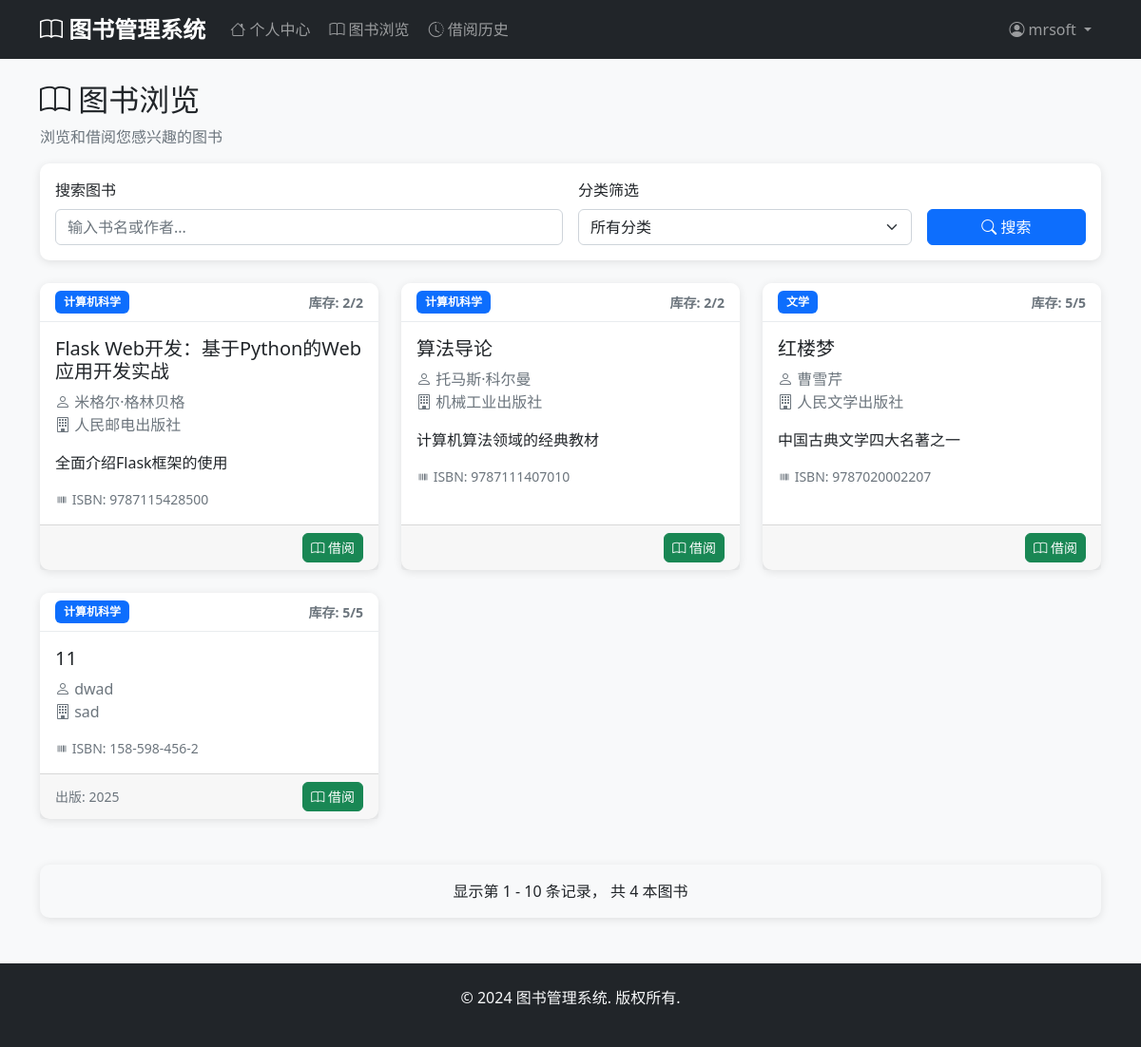
The page /books (signed in) on the database its author committed.
### models.py (models this page shows, shortened)
class User(db.Model, UserMixin):
    __tablename__ = 'users'
    id = db.Column(db.Integer, primary_key=True)
    username = db.Column(db.String(80), unique=True, nullable=False)
    email = db.Column(db.String(120), unique=True, nullable=False)
    password_hash = db.Column(db.String(128), nullable=False)
    full_name = db.Column(db.String(100), nullable=False)
    phone = db.Column(db.String(20))
    address = db.Column(db.Text)
    created_at = db.Column(db.DateTime, default=datetime.utcnow)
    borrow_records = db.relationship('BorrowRecord', backref='user', lazy=True)

class Book(db.Model):
    __tablename__ = 'books'
    id = db.Column(db.Integer, primary_key=True)
    title = db.Column(db.String(200), nullable=False)
    author = db.Column(db.String(100), nullable=False)
    isbn = db.Column(db.String(20), unique=True, nullable=False)
    publisher = db.Column(db.String(100))
    publication_date = db.Column(db.Date)
    quantity = db.Column(db.Integer, default=1)
    available_quantity = db.Column(db.Integer, default=1)
    description = db.Column(db.Text)
    category_id = db.Column(db.Integer, db.ForeignKey('categories.id'), nullable=False)
    created_at = db.Column(db.DateTime, default=datetime.utcnow)
    updated_at = db.Column(db.DateTime, default=datetime.utcnow, onupdate=datetime.utcnow)
    borrow_records = db.relationship('BorrowRecord', backref='book', lazy=True)

class Category(db.Model):
    __tablename__ = 'categories'
    id = db.Column(db.Integer, primary_key=True)
    name = db.Column(db.String(100), unique=True, nullable=False)
    description = db.Column(db.Text)
    created_at = db.Column(db.DateTime, default=datetime.utcnow)
    books = db.relationship('Book', backref='category', lazy=True)

### app.py (the view)
@app.route('/books')
@login_required
def browse_books():
    category_id = request.args.get('category_id', type=int)
    page = request.args.get('page', 1, type=int)
    search = request.args.get('search', '')
    query = Book.query
    if category_id:
        query = query.filter_by(category_id=category_id)
    if search:
        query = query.filter(Book.title.contains(search) | Book.author.contains(search))
    books = query.filter(Book.available_quantity > 0).paginate(
        page=page, per_page=10, error_out=False
    )
    categories = Category.query.all()
    return render_template('user/browse_books.html',
                         books=books,
                         categories=categories,
                         selected_category=category_id,
                         search=search)

### app.py (called while the page is built)
@login_manager.user_loader
def load_user(user_id):
    try:
        user_id = int(user_id)
        admin = Admin.query.get(user_id)
        if admin:
            return admin
        user = User.query.get(user_id)
        return user
    except (ValueError, TypeError):
        return None

### templates/user/browse_books.html (shortened to what this page needs)
{% extends "base.html" %}
{% block content %}
<div class="row">
    <div class="col-12">
        <h2><i class="bi bi-book"></i> 图书浏览</h2>
        <p class="text-muted">浏览和借阅您感兴趣的图书</p>
    </div>
</div>
<div class="row mb-4">
    <div class="col-12">
        <div class="card">
            <div class="card-body">
                <form method="GET" class="row g-3">
                    <div class="col-md-6">
                        <label for="search" class="form-label">搜索图书</label>
                        <input type="text" class="form-control" id="search" name="search"
                               value="{{ search }}" placeholder="输入书名或作者...">
                    </div>
                    <div class="col-md-4">
                        <label for="category_id" class="form-label">分类筛选</label>
                        <select class="form-select" id="category_id" name="category_id">
                            <option value="">所有分类</option>
                        </select>
                    </div>
                    <div class="col-md-2 d-flex align-items-end">
                        <button type="submit" class="btn btn-primary w-100">
                            <i class="bi bi-search"></i> 搜索
                        </button>
                    </div>
                </form>
            </div>
        </div>
    </div>
</div>
<div class="row">
    {% if books.items %}
        {% for book in books.items %}
        <div class="col-md-4 mb-4">
            <div class="card h-100">
                <div class="card-header d-flex justify-content-between align-items-center">
                    <span class="badge bg-primary">{{ book.category.name }}</span>
                    <small class="text-muted">库存: {{ book.available_quantity }}/{{ book.quantity }}</small>
                </div>
                <div class="card-body">
                    <h5 class="card-title">{{ book.title }}</h5>
                    <p class="card-text text-muted">
                        <i class="bi bi-person"></i> {{ book.author }}
                        {% if book.publisher %}<br>
                        <i class="bi bi-building"></i> {{ book.publisher }}
                        {% endif %}
                    </p>
                    {% if book.description %}
                    <p class="card-text">{{ book.description[:100] }}{% if book.description|length > 100 %}...{% endif %}</p>
                    {% endif %}
                    <div class="text-muted small">
                        <i class="bi bi-upc"></i> ISBN: {{ book.isbn }}
                    </div>
                </div>
                <div class="card-footer d-flex justify-content-between align-items-center">
                    <small class="text-muted">
                        {% if book.publication_date %}
                        出版: {{ book.publication_date.strftime('%Y') }}
                        {% endif %}
                    </small>
                    {% if book.available_quantity > 0 %}
                        <a href="{{ url_for('borrow_book', book_id=book.id) }}"
                           class="btn btn-success btn-sm"
                           onclick="return confirm('确定要借阅《{{ book.title }}》吗？')">
                            <i class="bi bi-book"></i> 借阅
                        </a>
                    {% else %}
                        <button class="btn btn-secondary btn-sm" disabled>
                            <i class="bi bi-x-circle"></i> 暂无库存
                        </button>
                    {% endif %}
                </div>
            </div>
        </div>
        {% endfor %}
    {% endif %}
</div>
<div class="row mt-4">
    <div class="col-12">
        <div class="card bg-light">
            <div class="card-body text-center">
                <p class="mb-0">
                    显示第 {{ (books.page - 1) * 10 + 1 }} - {{ books.page * 10 }} 条记录，
                    共 {{ books.total }} 本图书
                </p>
            </div>
        </div>
    </div>
</div>
{% endblock %}

### templates/base.html (shortened to what this page needs)
<!DOCTYPE html>
<html lang="zh-CN">
<head>
    <link href="https://cdn.jsdelivr.net/npm/bootstrap@5.1.3/dist/css/bootstrap.min.css" rel="stylesheet">
    <link href="https://cdn.jsdelivr.net/npm/bootstrap-icons@1.7.2/font/bootstrap-icons.css" rel="stylesheet">
    <link href="{{ url_for('static', filename='css/style.css') }}" rel="stylesheet">
</head>
<body>
    <nav class="navbar navbar-expand-lg navbar-dark bg-dark">
        <div class="container">
            <a class="navbar-brand" href="{{ url_for('index') }}">
                <i class="bi bi-book"></i> 图书管理系统
            </a>
            <div class="collapse navbar-collapse" id="navbarNav">
                {% if current_user.is_authenticated %}
                    {% if current_user.__class__.__name__ == 'Admin' %}
                        <ul class="navbar-nav me-auto">
                            <li class="nav-item">
                                <a class="nav-link" href="{{ url_for('admin_dashboard') }}">
                                    <i class="bi bi-speedometer2"></i> 仪表板
                                </a>
                            </li>
                            <li class="nav-item dropdown">
                                <a class="nav-link dropdown-toggle" href="#" id="manageDropdown" role="button" data-bs-toggle="dropdown">
                                    <i class="bi bi-gear"></i> 系统管理
                                </a>
                                <ul class="dropdown-menu">
                                    <li><a class="dropdown-item" href="{{ url_for('admin_users') }}">用户管理</a></li>
                                    <li><a class="dropdown-item" href="{{ url_for('admin_books') }}">图书管理</a></li>
                                    <li><a class="dropdown-item" href="{{ url_for('admin_categories') }}">分类管理</a></li>
                                    <li><a class="dropdown-item" href="{{ url_for('admin_borrow_records') }}">借阅记录</a></li>
                                </ul>
                            </li>
                        </ul>
                    {% else %}
                        <ul class="navbar-nav me-auto">
                            <li class="nav-item">
                                <a class="nav-link" href="{{ url_for('user_dashboard') }}">
                                    <i class="bi bi-house"></i> 个人中心
                                </a>
                            </li>
                            <li class="nav-item">
                                <a class="nav-link" href="{{ url_for('browse_books') }}">
                                    <i class="bi bi-book"></i> 图书浏览
                                </a>
                            </li>
                            <li class="nav-item">
                                <a class="nav-link" href="{{ url_for('borrow_history') }}">
                                    <i class="bi bi-clock-history"></i> 借阅历史
                                </a>
                            </li>
                        </ul>
                    {% endif %}
                {% endif %}
                <ul class="navbar-nav">
                    {% if current_user.is_authenticated %}
                        <li class="nav-item dropdown">
                            <a class="nav-link dropdown-toggle" href="#" id="userDropdown" role="button" data-bs-toggle="dropdown">
                                <i class="bi bi-person-circle"></i> {{ current_user.username }}
                            </a>
                        </li>
                    {% endif %}
                </ul>
            </div>
        </div>
    </nav>
    <main class="container mt-4 mb-5">
        {% block content %}{% endblock %}
    </main>
    <footer class="bg-dark text-light py-4 mt-5">
        <div class="container text-center">
            <p>&copy; 2024 图书管理系统. 版权所有.</p>
        </div>
    </footer>
</body>
</html>

### static/css/style.css (style rules this page uses)
body { font-family: 'Segoe UI', Tahoma, Geneva, Verdana, sans-serif; background-color: #f8f9fa; }
.navbar-brand { font-weight: bold; font-size: 1.5rem; }
.navbar-nav .nav-link { border-radius: 5px; margin: 0 2px; transition: all 0.3s ease; }
.card { border: none; border-radius: 10px; box-shadow: 0 2px 10px rgba(0, 0, 0, 0.1); transition: transform 0.2s ease, box-shadow 0.2s ease; }
.card-header { background-color: #fff; border-bottom: 1px solid #e9ecef; border-radius: 10px 10px 0 0 !important; font-weight: 600; }
.btn { border-radius: 6px; font-weight: 500; transition: all 0.3s ease; }
.form-control, .form-select { border-radius: 6px; border: 1px solid #ced4da; transition: all 0.3s ease; }
.badge { font-size: 0.75rem; padding: 0.5em 0.75em; border-radius: 6px; }
.card, .alert { animation: fadeIn 0.5s ease-out; }
footer { margin-top: auto; }

### rows shown on the page
User: username "mrsoft"
Book: category.name "计算机科学", available_quantity "2", quantity "2", title "Flask Web开发：基于Python的Web应用开发实战", author "米格尔·格林贝格", publisher "人民邮电出版社", description "全面介绍Flask框架的使用", isbn "9787115428500"
Book: category.name "计算机科学", available_quantity "2", quantity "2", title "算法导论", author "托马斯·科尔曼", publisher "机械工业出版社", description "计算机算法领域的经典教材", isbn "9787111407010"
Book: category.name "文学", available_quantity "5", quantity "5", title "红楼梦", author "曹雪芹", publisher "人民文学出版社", description "中国古典文学四大名著之一", isbn "9787020002207"
Book: category.name "计算机科学", available_quantity "5", quantity "5", title "11", author "dwad", publisher "sad", isbn "158-598-456-2", publication_date "2025"

### other values the page prints
{{ (books.page - 1) * 10 + 1 }} "1"
{{ books.page * 10 }} "10"
{{ books.total }} "4"
